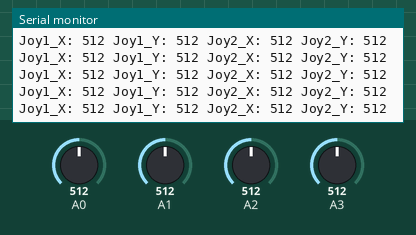
Recording of a sketch running on a simulated Arduino Uno, built with avr-gcc and run on an emulated ATmega328P. On the bench: the last lines printed to the serial monitor. The test bench sets the inputs (shaded band); at power-on: A0 = 512, A1 = 512, A2 = 512, A3 = 512.

Above: at 1.2 s.
1.3 s: A0 set to 107
At 1.43 s:
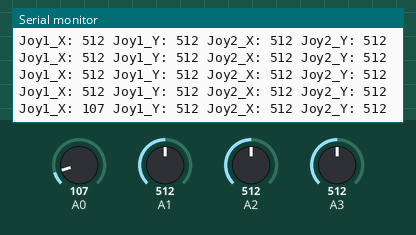
2.8 s: A0 set to 89
At 2.87 s:
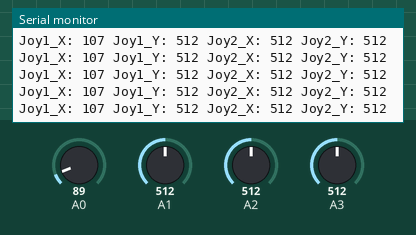
Timing chart, 0 to 5.8 s (numbered marks = the images above; inputs shaded):
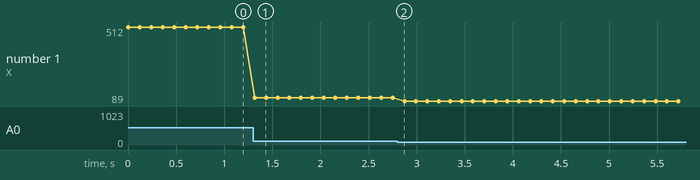

Measured:
- after the input at 1.3 s, the serial monitor: prints a new line at once (image 1)
- plotted number 1: 512 → 107 after the input at 1.3 s, 107 → 89 after the input at 2.8 s

The sketch:

emisor_semifinal_mejorado.ino
```cpp
// Importar bibliotecas necesarias

#include <SoftwareSerial.h>  // para comunicación serial

SoftwareSerial mySerial(4, 5); // RX, TX

// Definir los pines analógicos donde se conectan los joysticks
#define JOY1_X 0 // Joystick 1 eje X en pin A0
#define JOY1_Y 1 // Joystick 1 eje Y en pin A1
#define JOY2_X 2 // Joystick 2 eje X en pin A2
#define JOY2_Y 3 // Joystick 2 eje Y en pin A3

void setup() {
  // Configurar comunicaciones serie
  Serial.begin(9600);
  mySerial.begin(9600);

  // Configurar el ADC para usar AVcc como referencia y un preescalador de 128
  ADMUX = (1 << REFS0);
  ADCSRA = (1 << ADEN) | (1 << ADPS2) | (1 << ADPS1) | (1 << ADPS0);
}

void loop() {
  // Leer los valores de los joysticks y guardarlos
  int joy1_x = readADC(JOY1_X);
  int joy1_y = readADC(JOY1_Y);
  int joy2_x = readADC(JOY2_X);
  int joy2_y = readADC(JOY2_Y);

  // Imprimir los valores de los joysticks en la consola serie
  Serial.print("Joy1_X: ");
  Serial.print(joy1_x);
  Serial.print(" Joy1_Y: ");
  Serial.print(joy1_y);
  Serial.print(" Joy2_X: ");
  Serial.print(joy2_x);
  Serial.print(" Joy2_Y: ");
  Serial.println(joy2_y);

  // Enviar los valores de los joysticks a través de mySerial
  mySerial.print(joy1_x);
  mySerial.print(',');
  mySerial.print(joy1_y);
  mySerial.print(',');
  mySerial.print(joy2_x);
  mySerial.print(',');
  mySerial.println(joy2_y);

  delay(100);
}

// Función para leer el valor de una entrada analógica
int readADC(int channel) { // Seleccionar el canal del ADC
  ADMUX = (ADMUX & 0xF0) | (channel & 0x0F); // Iniciar la conversión
  ADCSRA |= (1 << ADSC); // Esperar a que la conversión termine
  while (ADCSRA & (1 << ADSC)); // Leer y devolver el valor de la conversión
  return ADC;
}
```
